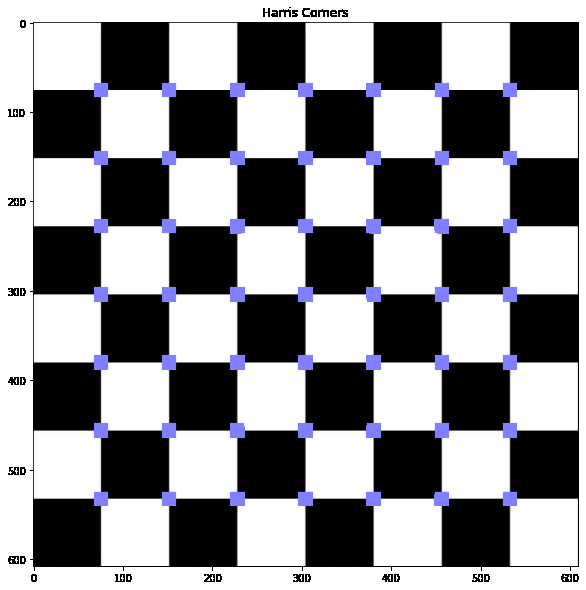
#> input picture Image Segmentation/chess board.png, 586 x 590 px
$ jupyter execute 4.corner_detection.ipynb
#> lines starting #> are read from the running program, lines starting #| are printed output that depends on the picture; after the words box and inside, x2 and y2 are one past the last pixel; in counts of white or black regions, pixels touching at a corner belong together
[cell 1]
import cv2
import numpy as np
from matplotlib import pyplot as plt

[cell 2]
image = cv2.imread('chess board.png')
#> image is the input picture: shape (590, 586, 3); mean B, G, R 147.1, 143.2, 143.2
gray = cv2.cvtColor(image, cv2.COLOR_BGR2GRAY)
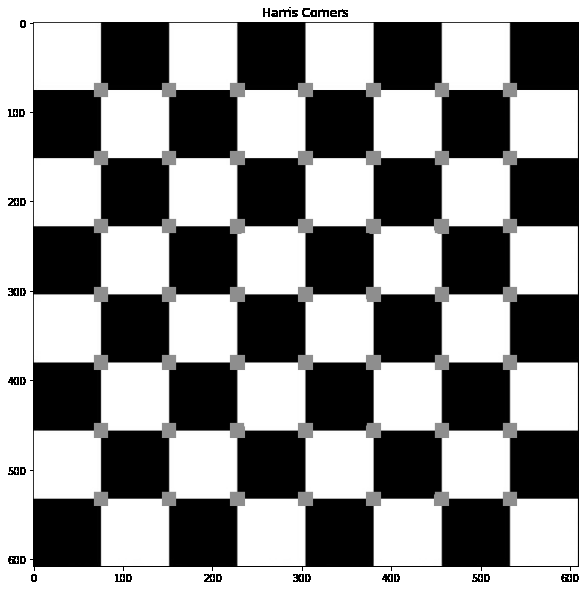
#> gray: shape (590, 586); min 0, max 255, mean 143.7

# The cornerHarris function requires the array datatype to be float32
gray = np.float32(gray)

harris_corners = cv2.cornerHarris(gray, 3, 3, 0.04)
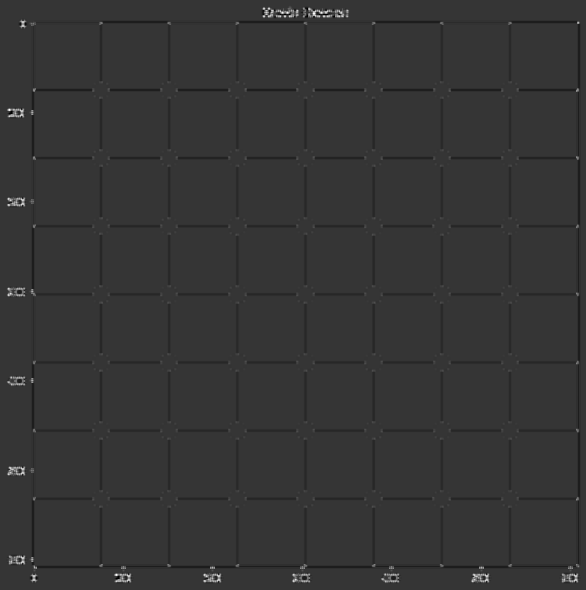
#> harris_corners: shape (590, 586) float32; min -169130016, max 642915968, mean -764457.4; drawn with min black and max white

#We use dilation of the corner points to enlarge them\
# kernel = np.ones((7,7),np.uint8)
harris_corners = cv2.dilate(harris_corners, None)
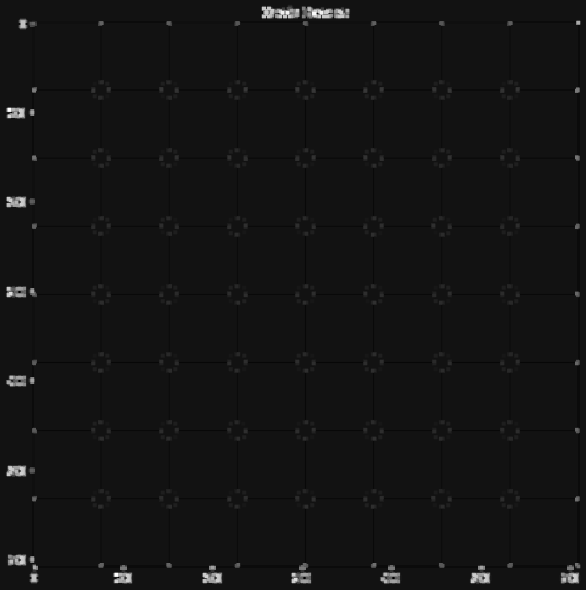
#> harris_corners: shape (590, 586) float32; min -49753720, max 642915968, mean 4759263; drawn with min black and max white

# Threshold for an optimal value, it may vary depending on the image.
image[harris_corners > 0.25 * harris_corners.max() ] = [255, 127, 127]
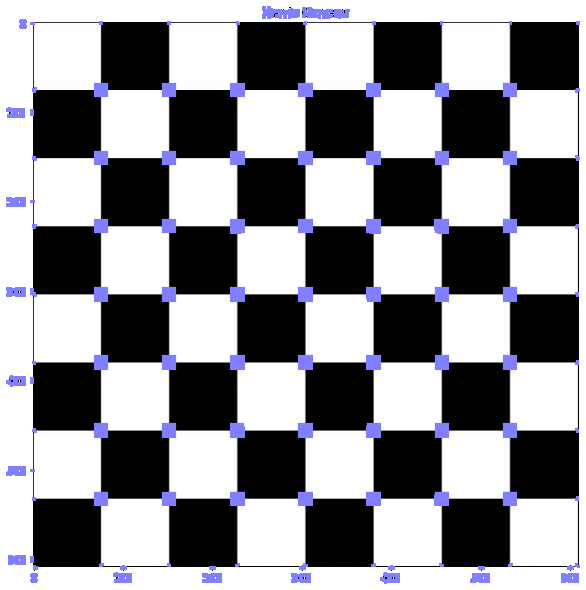
#> image: shape (590, 586, 3); 1.15% of pixels changed, all inside (x1, y1, x2, y2) = (6, 6, 580, 584)

plt.imshow(image)
plt.title("Harris Corners")
plt.show()

cv2.goodFeaturesToTrack**(input image, maxCorners, qualityLevel, minDistance)

[cell 3]
image = cv2.imread('chess board.png')
gray = cv2.cvtColor(image,cv2.COLOR_BGR2GRAY)

# We specific the top 50 corners
corners = cv2.goodFeaturesToTrack(gray, 150, 0.005, 10)
#> corners = 150 rows, first 8: [321, 12], [287, 12], [116, 574], [9, 109], [472, 580], [8, 473], [293, 575], [8, 289]

for corner in corners:
    x, y = corner[0]
    x = int(x)
    y = int(y)
    cv2.rectangle(image,(x-10,y-10),(x+10,y+10),(0,255,0), 2)
#> this loop made 150 passes
#> (x, y) on passes 1 to 12: (321, 12), (287, 12), (116, 574), (9, 109), (472, 580), (8, 473), (293, 575), (8, 289), (382, 579), (8, 382), (338, 16), (204, 581)
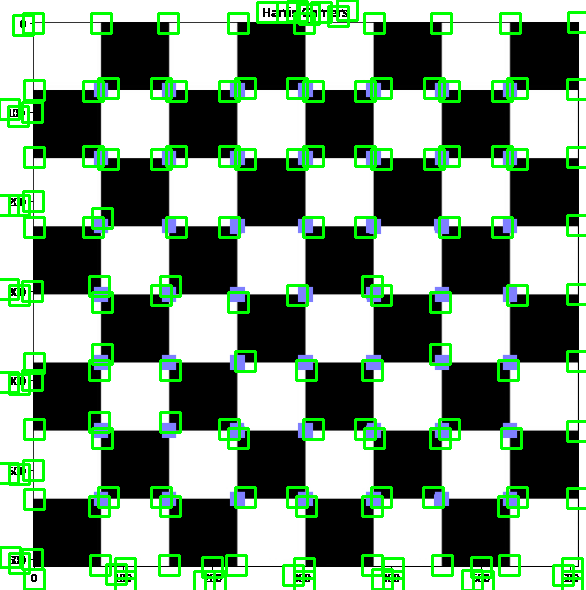
#> image: shape (590, 586, 3); 9.28% of pixels changed, all inside (x1, y1, x2, y2) = (0, 0, 586, 590)

plt.imshow(image)
plt.title("Found Corners")
plt.axis('off')
plt.show()

[cell 4]
image = cv2.imread('chess board.png')

gray = cv2.cvtColor(image, cv2.COLOR_BGR2GRAY)

ret, corners = cv2.findChessboardCorners(
    gray,
    (15, 15)
)
#> ret = False; corners = None

if ret:
    cv2.drawChessboardCorners(
        image,
        (15, 15),
        corners,
        ret
    )

plt.imshow(image)
plt.title("Found Corners")
plt.axis('off')
plt.show()

$ run again, with Image Segmentation/hand.png copied over Image Segmentation/chess board.png
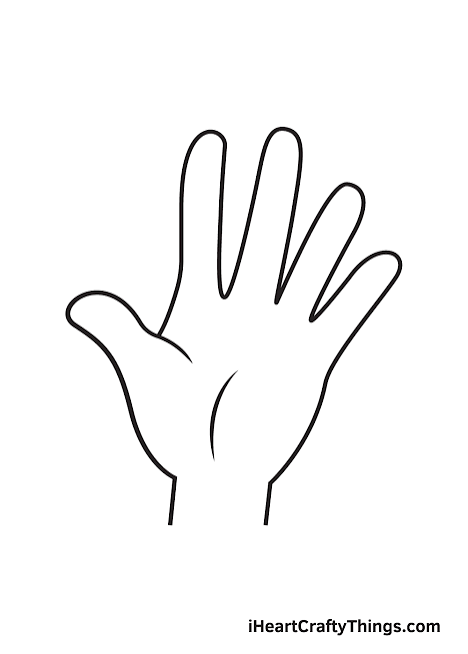
#> input picture Image Segmentation/hand.png, 468 x 654 px
#> image is the input picture: shape (654, 468, 3); mean B, G, R 247.9, 247.8, 247.9
#> `image[harris_corners > 0.25 * harris_corners.max() ] = [255, 127, 127]`:
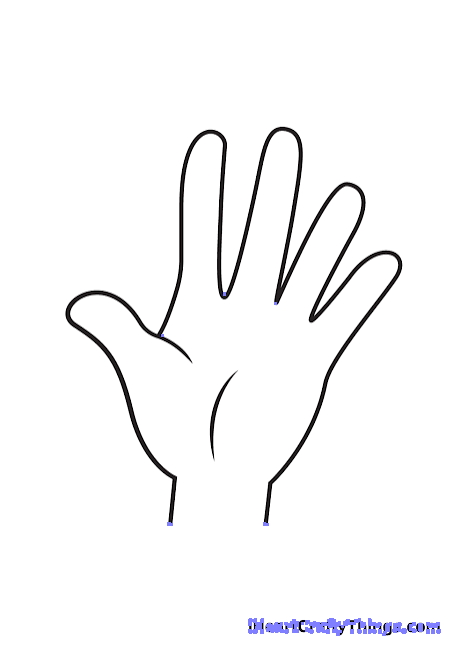
#> image: shape (654, 468, 3); 0.56% of pixels changed, all inside (x1, y1, x2, y2) = (161, 292, 441, 636)
#> `corners = cv2.goodFeaturesToTrack(gray, 150, 0.005, 10)`: corners = 101 rows, first 8: [404, 630], [374, 631], [255, 631], [359, 631], [438, 631], [337, 624], [316, 624], [430, 625]
#> the loop `for corner in corners:` made 101 passes
#> after the loop `for corner in corners:`:
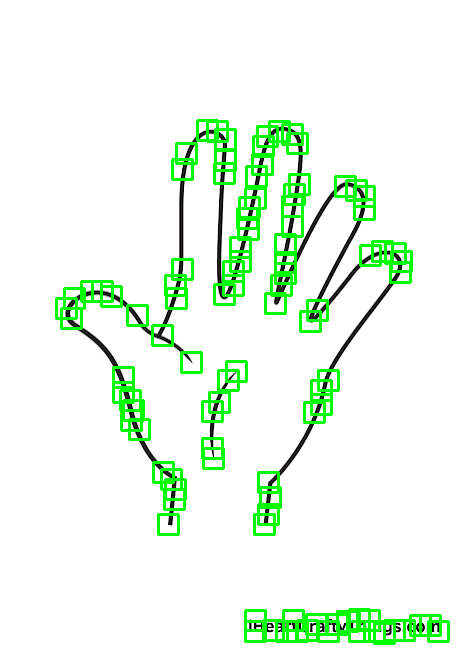
#> image: shape (654, 468, 3); 6.61% of pixels changed, all inside (x1, y1, x2, y2) = (55, 119, 450, 645)
#> `ret, corners = cv2.findChessboardCorners( gray, (15, 15) )`: ret = False; corners = None
